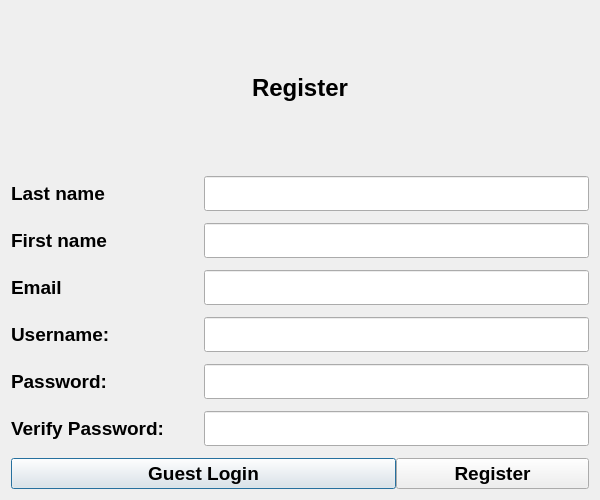
<?xml version="1.0" encoding="UTF-8"?>
<ui version="4.0">
 <class>Register</class>
 <widget class="QDialog" name="Register">
  <property name="geometry">
   <rect>
    <x>0</x>
    <y>0</y>
    <width>600</width>
    <height>500</height>
   </rect>
  </property>
  <property name="minimumSize">
   <size>
    <width>600</width>
    <height>500</height>
   </size>
  </property>
  <property name="maximumSize">
   <size>
    <width>600</width>
    <height>500</height>
   </size>
  </property>
  <property name="windowTitle">
   <string>Dialog</string>
  </property>
  <layout class="QGridLayout" name="gridLayout">
   <property name="horizontalSpacing">
    <number>0</number>
   </property>
   <property name="verticalSpacing">
    <number>12</number>
   </property>
   <item row="1" column="0">
    <widget class="QLabel" name="register_lnameLabel">
     <property name="font">
      <font>
       <family>Arial</family>
       <pointsize>14</pointsize>
       <weight>75</weight>
       <bold>true</bold>
      </font>
     </property>
     <property name="text">
      <string>Last name</string>
     </property>
    </widget>
   </item>
   <item row="1" column="1" colspan="2">
    <widget class="QLineEdit" name="register_lnameLineEdit">
     <property name="minimumSize">
      <size>
       <width>0</width>
       <height>35</height>
      </size>
     </property>
     <property name="font">
      <font>
       <family>Arial</family>
       <pointsize>14</pointsize>
      </font>
     </property>
    </widget>
   </item>
   <item row="2" column="0">
    <widget class="QLabel" name="register_fnameLabel">
     <property name="font">
      <font>
       <family>Arial</family>
       <pointsize>14</pointsize>
       <weight>75</weight>
       <bold>true</bold>
      </font>
     </property>
     <property name="text">
      <string>First name</string>
     </property>
    </widget>
   </item>
   <item row="2" column="1" colspan="2">
    <widget class="QLineEdit" name="register_fnameLineEdit">
     <property name="minimumSize">
      <size>
       <width>0</width>
       <height>35</height>
      </size>
     </property>
     <property name="font">
      <font>
       <family>Arial</family>
       <pointsize>14</pointsize>
      </font>
     </property>
    </widget>
   </item>
   <item row="3" column="0">
    <widget class="QLabel" name="register_emailLabel">
     <property name="font">
      <font>
       <family>Arial</family>
       <pointsize>14</pointsize>
       <weight>75</weight>
       <bold>true</bold>
      </font>
     </property>
     <property name="text">
      <string>Email</string>
     </property>
    </widget>
   </item>
   <item row="3" column="1" colspan="2">
    <widget class="QLineEdit" name="register_emailLineEdit">
     <property name="minimumSize">
      <size>
       <width>0</width>
       <height>35</height>
      </size>
     </property>
     <property name="font">
      <font>
       <family>Arial</family>
       <pointsize>14</pointsize>
      </font>
     </property>
    </widget>
   </item>
   <item row="4" column="0">
    <widget class="QLabel" name="register_usernameLabel">
     <property name="font">
      <font>
       <family>Arial</family>
       <pointsize>14</pointsize>
       <weight>75</weight>
       <bold>true</bold>
      </font>
     </property>
     <property name="text">
      <string>Username:</string>
     </property>
    </widget>
   </item>
   <item row="4" column="1" colspan="2">
    <widget class="QLineEdit" name="register_usernameLineEdit">
     <property name="minimumSize">
      <size>
       <width>0</width>
       <height>35</height>
      </size>
     </property>
     <property name="font">
      <font>
       <family>Arial</family>
       <pointsize>14</pointsize>
      </font>
     </property>
    </widget>
   </item>
   <item row="5" column="0">
    <widget class="QLabel" name="register_pwdLabel">
     <property name="font">
      <font>
       <family>Arial</family>
       <pointsize>14</pointsize>
       <weight>75</weight>
       <bold>true</bold>
      </font>
     </property>
     <property name="text">
      <string>Password:</string>
     </property>
    </widget>
   </item>
   <item row="5" column="1" colspan="2">
    <widget class="QLineEdit" name="register_pwdLineEdit">
     <property name="minimumSize">
      <size>
       <width>0</width>
       <height>35</height>
      </size>
     </property>
     <property name="font">
      <font>
       <family>Arial</family>
       <pointsize>14</pointsize>
      </font>
     </property>
     <property name="echoMode">
      <enum>QLineEdit::Password</enum>
     </property>
    </widget>
   </item>
   <item row="6" column="0">
    <widget class="QLabel" name="register_verifypwdLabel">
     <property name="font">
      <font>
       <family>Arial</family>
       <pointsize>14</pointsize>
       <weight>75</weight>
       <bold>true</bold>
      </font>
     </property>
     <property name="text">
      <string>Verify Password:</string>
     </property>
    </widget>
   </item>
   <item row="6" column="1" colspan="2">
    <widget class="QLineEdit" name="register_verifypwdLineEdit">
     <property name="minimumSize">
      <size>
       <width>0</width>
       <height>35</height>
      </size>
     </property>
     <property name="font">
      <font>
       <family>Arial</family>
       <pointsize>14</pointsize>
      </font>
     </property>
     <property name="echoMode">
      <enum>QLineEdit::Password</enum>
     </property>
    </widget>
   </item>
   <item row="7" column="0" colspan="2">
    <widget class="QPushButton" name="register_guestPushButton">
     <property name="font">
      <font>
       <family>Arial</family>
       <pointsize>14</pointsize>
       <weight>75</weight>
       <bold>true</bold>
      </font>
     </property>
     <property name="text">
      <string>Guest Login</string>
     </property>
    </widget>
   </item>
   <item row="7" column="2">
    <widget class="QPushButton" name="register_registerPushButton">
     <property name="font">
      <font>
       <family>Arial</family>
       <pointsize>14</pointsize>
       <weight>75</weight>
       <bold>true</bold>
      </font>
     </property>
     <property name="text">
      <string>Register</string>
     </property>
    </widget>
   </item>
   <item row="0" column="0" colspan="3">
    <widget class="QLabel" name="register_registerLabel">
     <property name="font">
      <font>
       <family>Arial</family>
       <pointsize>18</pointsize>
       <weight>75</weight>
       <bold>true</bold>
      </font>
     </property>
     <property name="text">
      <string>Register</string>
     </property>
     <property name="alignment">
      <set>Qt::AlignCenter</set>
     </property>
    </widget>
   </item>
  </layout>
 </widget>
 <resources/>
 <connections/>
</ui>
